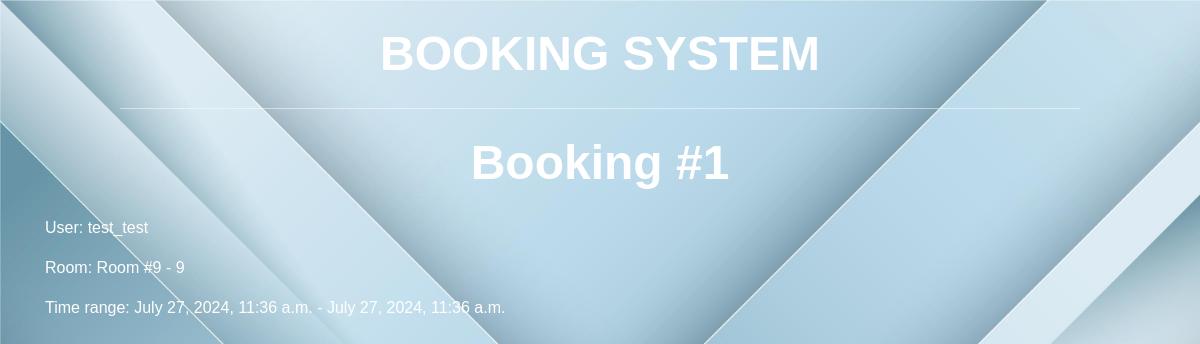
The page /booking-details/1/ on the database its author committed.
### booking/models.py (models this page shows, shortened)
class Booking(models.Model):
    user = models.ForeignKey(settings.AUTH_USER_MODEL, on_delete=models.CASCADE, related_name = "bookings")
    room = models.ForeignKey(Room,on_delete=models.CASCADE, related_name = "bookings")
    start_time = models.DateTimeField()
    end_time = models.DateTimeField()
    creation_time = models.DateTimeField(auto_now_add=True)
    class Meta:
        verbose_name = "Booking"
        verbose_name_plural = "Bookings"
        ordering = ["start_time"]

class Room(models.Model):
    number = models.IntegerField()
    capacity = models.IntegerField()
    location = models.TextField()
    def __str__(self):
        return f"Room #{self.number} - {self.capacity}"
    class Meta:
        verbose_name = "Room"
        verbose_name_plural = "Rooms"
        ordering = ["number"]

### auth_system/models.py (models this page shows, shortened)
class CustomUser(AbstractUser):
    phone_number = models.CharField(max_length=20, blank = True, null = True)

### booking/views.py (the view)
# urls.py: path("booking-details/<int:pk>/", views.booking_details, name = "booking-details"),
def booking_details(request, pk):
    try:
        booking = Booking.objects.get(id=pk)
        context = {
            "booking": booking
        }
        return render(request, template_name="booking/booking_details.html", context=context)
    except Booking.DoesNotExist:
        return HttpResponse(
            "This booking doesn't exist",
            status = 404
        )

### templates/booking/booking_details.html
{% extends "base.html" %}
{% block content %}
    <div class="container">
        <h1>Booking #{{ booking.id }}</h1>
        <p>User: {{ booking.user.username }}</p>
        <p>Room: {{ booking.room }}</p>
        <p>Time range: {{ booking.start_time }} - {{ booking.end_time }}</p>
    </div>
{% endblock %}

### static/css/style.css (style rules this page uses)
body { font-family: 'Arial', sans-serif; background: url('/static/img/5577216.jpg'); background-size: cover; color: #333; margin: 0; padding: 0; }
h1, h2, p { color: #fff; }
h1 { font-size: 3em; font-weight: bold; text-align: center; margin: 25px 0; }

### rows shown on the page
Booking: id "1", user.username "test_test", room "Room #9 - 9", start_time "July 27, 2024, 11:36 a.m.", end_time "July 27, 2024, 11:36 a.m."
